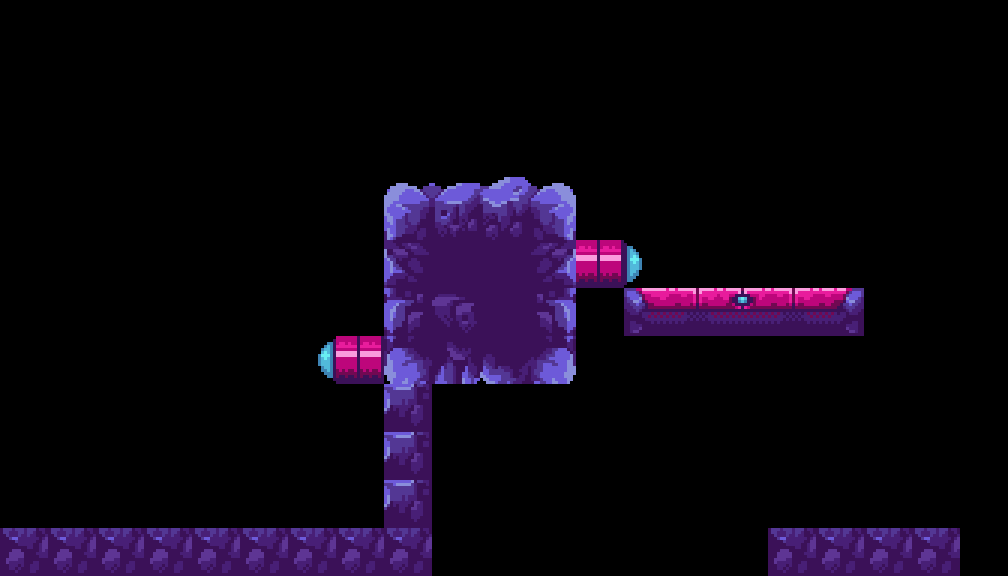

Rendered tile map (Tiled .tmx) drawn with the repository's tilesets; below, a short description and the full map source, tile grids included:
An orthogonal 21x12 tile map with 48x48 px tiles, 2 tile layers (ground, subGround).

<map version="1.2" tiledversion="1.2.5" orientation="orthogonal" renderorder="left-up" width="21" height="12" tilewidth="48" tileheight="48" infinite="0" nextlayerid="3" nextobjectid="1">
 <tileset firstgid="1" source="tilesets.tsx" />
 <layer id="1" name="ground" width="21" height="12">
  <data encoding="csv">
0,0,0,0,0,0,0,0,0,0,0,0,0,0,0,0,0,0,0,0,0,
0,0,0,0,0,0,0,0,0,0,0,0,0,0,0,0,0,0,0,0,0,
0,0,0,0,0,0,0,0,0,0,0,0,0,0,0,0,0,0,0,0,0,
0,0,0,0,0,0,0,0,0,0,0,0,0,0,0,0,0,0,0,0,0,
0,0,0,0,0,0,0,0,182,183,184,185,0,0,0,0,0,0,0,0,0,
0,0,0,0,0,0,0,0,206,207,208,209,38,0,0,0,0,0,0,0,0,
0,0,0,0,0,0,0,0,230,231,232,233,0,27,28,29,30,31,0,0,0,
0,0,0,0,0,0,0,38,254,255,256,257,0,0,0,0,0,0,0,0,0,
0,0,0,0,0,0,0,0,244,0,0,0,0,0,0,0,0,0,0,0,0,
0,0,0,0,0,0,0,0,244,0,0,0,0,0,0,0,0,0,0,0,0,
0,0,0,0,0,0,0,0,244,0,0,0,0,0,0,0,0,0,0,0,0,
248,248,248,248,248,248,248,248,248,0,0,0,0,0,0,0,248,248,248,248,0
</data>
 </layer>
 <layer id="2" name="subGround" width="21" height="12">
  <data encoding="csv">
0,0,0,0,0,0,0,0,0,0,0,0,0,0,0,0,0,0,0,0,0,
0,0,0,0,0,0,0,0,0,0,0,0,0,0,0,0,0,0,0,0,0,
0,0,0,0,0,0,0,0,0,0,0,0,0,0,0,0,0,0,0,0,0,
0,0,0,0,0,0,0,0,158,159,160,161,0,0,0,0,0,0,0,0,0,
0,0,0,0,0,0,0,0,0,0,0,0,0,0,0,0,0,0,0,0,0,
0,0,0,0,0,0,0,0,0,0,0,0,0,43,0,0,0,0,0,0,0,
0,0,0,0,0,0,0,0,0,0,0,0,0,0,0,0,0,0,0,0,0,
0,0,0,0,0,0,37,0,0,0,0,0,0,0,0,0,0,0,0,0,0,
0,0,0,0,0,0,0,0,0,0,0,0,0,0,0,0,0,0,0,0,0,
0,0,0,0,0,0,0,0,0,0,0,0,0,0,0,0,0,0,0,0,0,
0,0,0,0,0,0,0,0,0,0,0,0,0,0,0,0,0,0,0,0,0,
0,0,0,0,0,0,0,0,0,0,0,0,0,0,0,0,0,0,0,0,0
</data>
 </layer>
</map>